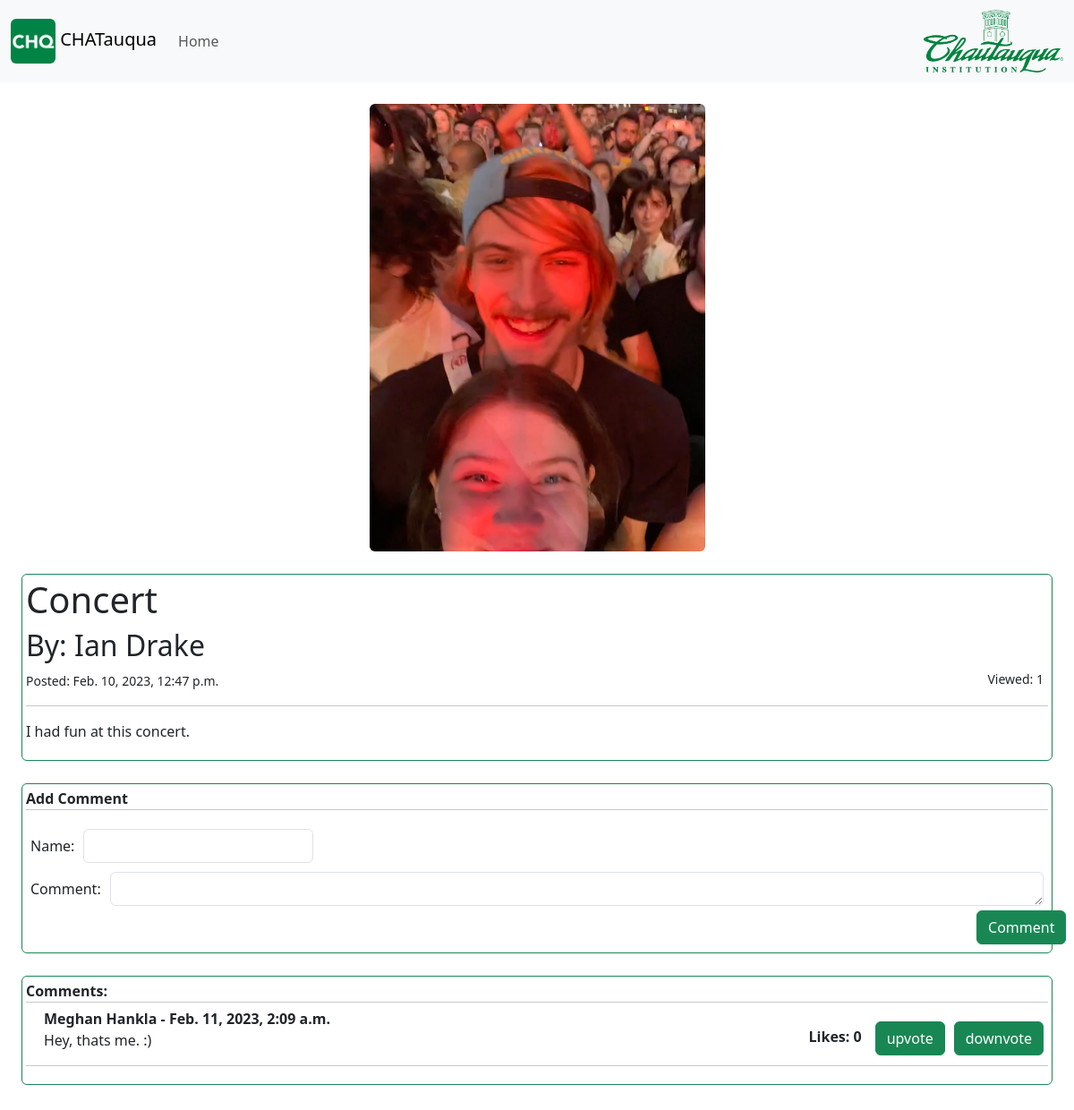
/posts/18, run on the app's committed database.
### blog/models.py (models this page shows, shortened)
class Post(models.Model):
    heroHeader = models.ImageField(upload_to ='uploads/', default=None, blank=True)
    title = models.CharField(max_length=255)
    author = models.CharField(max_length=255)
    body = models.TextField()
    created_at = models.DateTimeField(auto_now_add=True)
    viewCount = models.IntegerField(default=0)
    pubStatus = models.BooleanField(default=False)

class Comment(models.Model):
    post = models.ForeignKey(Post, related_name= "comments", on_delete=models.CASCADE)
    name = models.CharField(max_length=255)
    comment = models.TextField()
    created_at = models.DateTimeField(auto_now_add=True)
    upVote = models.IntegerField(default=0)
    downVote = models.IntegerField(default=0)

### blog/views.py (the view, shortened to what this page needs)
# urls.py: path('posts/<int:pk>', Detail.as_view(), name="detailed_post"),
class Detail(DetailView, CreateView):
    model = Post
    form_class = CommentForm
    template_name = 'postDetails.html'
    def get_object(self):
        obj = super().get_object()
        obj.viewCount += 1
        obj.save()
        return obj

### blog/forms.py
class CommentForm(forms.ModelForm):
    class Meta:
        model = Comment
        fields = ('name', 'comment')
        widgets = {
            'name': forms.TextInput(attrs={'class': 'form-control'}),
            'comment': forms.Textarea(attrs={'class': 'form-control', 'rows':1, 'cols': 130}),
        }

### blog/templates/postDetails.html (shortened to what this page needs)
<!DOCTYPE html>
{%  extends 'base.html' %}
{% block content %}
    {% load static %}
    <br/>
    <div style="text-align: center;"><img src ="../media/{{ post.heroHeader}}" alt = "heroHeader" class = "rounded"
    style="max-width:100%;width: auto; height: 500px"></div>
    <div class = "form-control rounded border-success p-1 mb-2" style="margin: 25px; max-width: 96%;margin-left: 2%">
<h1>{{ post.title }}</h1>
<h2>By: {{ post.author}}</h2>
    <small>Posted: {{ post.created_at }} </small><small style="float:right; margin-right: 5px;">Viewed: {{ post.viewCount }}</small>
<hr>
<p>{{ post.body }}</p>
    </div>
    <div class="form-control rounded border-success p-1 mb-2 " style="margin: 25px; max-width: 96%;margin-left: 2%">
        <strong>Add Comment</strong>
    <hr style="margin-top:0px;">
    <div class = "form-group">
    <form method="POST">
        {% for field in form %}
            <div style ="display: inline-flex; align-items: center;">
            <div style ="margin: 5px;">
                {{ field.label_tag }}
            </div>
            <div style ="margin: 5px; ">
            {{ field }}
            </div>
            </div>
        {% endfor %}
    <div style=" float: bottom; margin-bottom: 5px; margin-left: 93%;">
        <button class= "btn btn-success" onClick="this.form.submit();this.disabled=true; this.value='Sending…';">Comment</button>
    </div>
    </form>
    </div>
    </div>
    <div class="form-control rounded border-success p-1 mb-2" style="margin: 25px; max-width: 96%;margin-left: 2%">
    {% if not post.comments.all %}
    No Comments yet...
    {% else %}
        <strong>Comments:</strong>
        <hr style="margin-top:0em;">
        {% for comment in post.comments.all reversed%}
            <div style="display: inline-block; margin-left: 20px; margin-top:-10px;">
            <strong>{{ comment.name }} - {{ comment.created_at }}</strong></br>
            {{ comment.comment }}
            </div>
            <div style=" float: right;display: inline-flex; ">
             {% with sum=comment.upVote|add:comment.downVote  %}
                <strong style="margin: 10px;">Likes: {{ sum }}</strong>
            {% endwith %}
            <form action = "{% url 'upvote' post.pk %}" method="POST">
                <button class = "btn btn-success" style="display:flex; margin: 5px;" type="submit" value="{{ comment.id }}" name="upvoteID">upvote</button>
            </form>
            <form action = "{% url 'downvote' post.pk %}" method="POST">
                <button class = "btn btn-success" style="display:flex; margin: 5px;" type="submit" value="{{ comment.id }}" name="downvoteID">downvote</button>
            </form>
            </div>
            <hr>
        {% endfor %}
    {% endif %}
    </div>
{% endblock %}

### data on the page
Post: heroHeader (picture), title "Concert", author "Ian Drake", created_at "Feb. 10, 2023, 12:47 p.m.", viewCount "1", body "I had fun at this concert."
Comment: name "Meghan Hankla", created_at "Feb. 11, 2023, 2:09 a.m.", comment "Hey, thats me. :)", comment "0", {{ comment.id }} 4 (drawn)

### other printed values
{{ field.label_tag }} "Name:" "Comment:"
